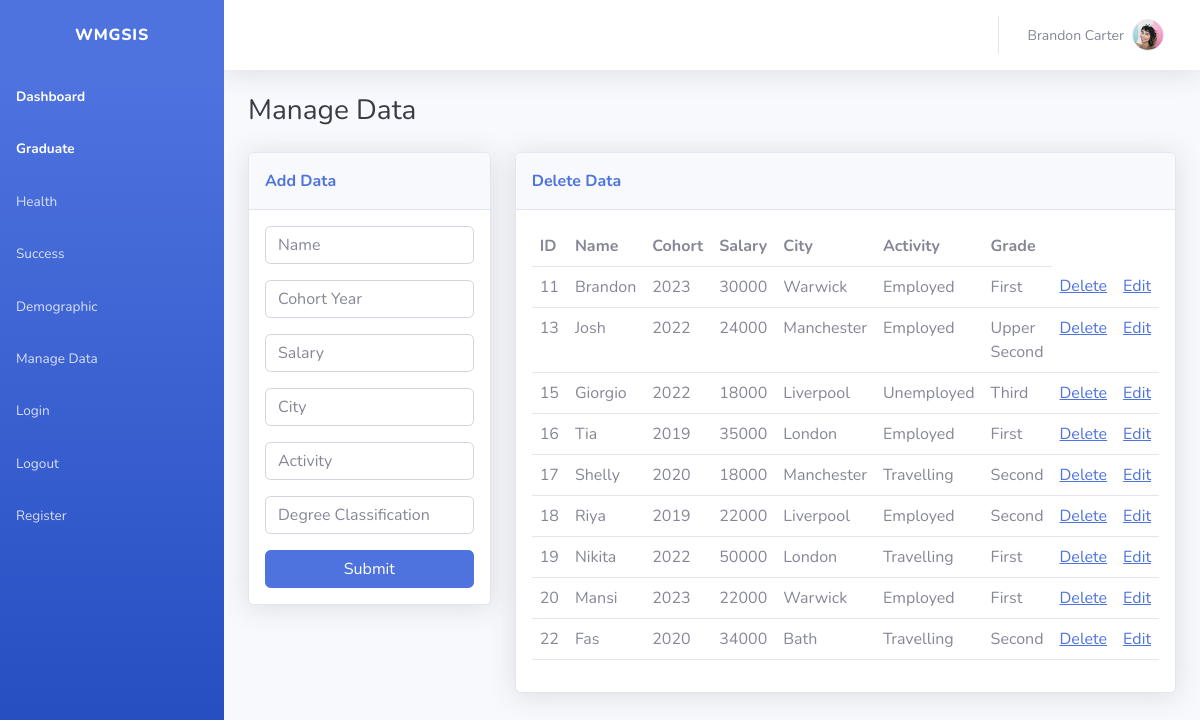
The app's page /manage/, older data.
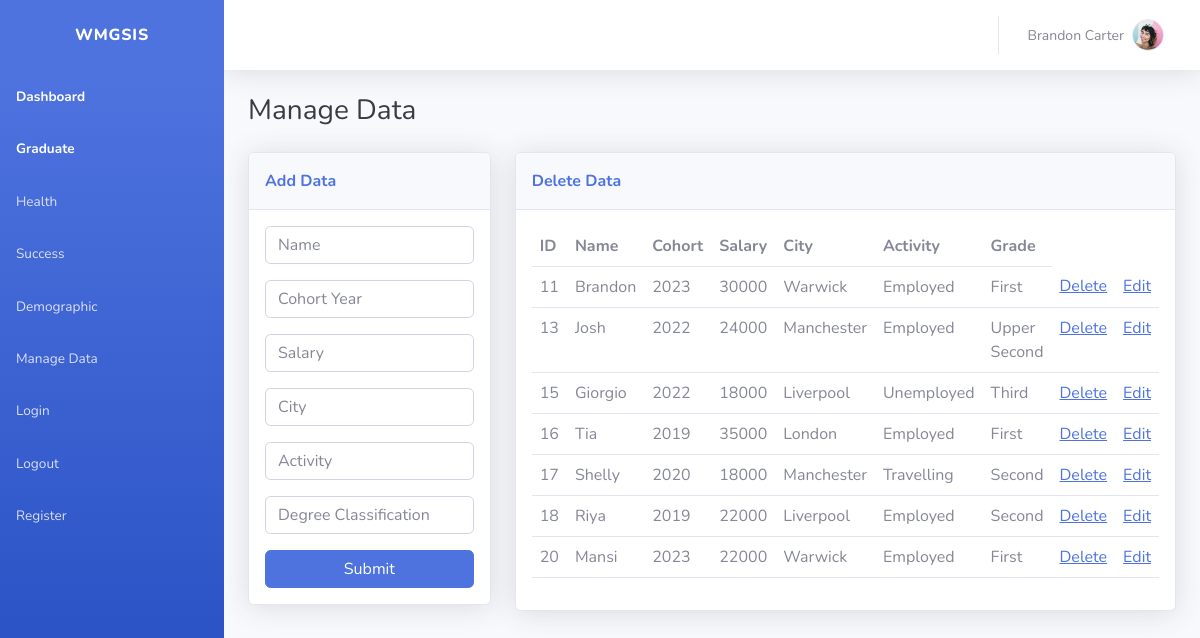
The same page, newer data.
### wmgsis/models.py (models this page shows)
class Graduate(models.Model):
    graduate_name = models.CharField(max_length=20)
    cohort = models.CharField(max_length=20)
    salary = models.IntegerField()
    city = models.CharField(max_length=20)
    activity = models.CharField(max_length=20)
    degree_classifcation = models.CharField(max_length=20)

### wmgsis/views.py (the view)
# urls.py: path("manage/", views.manage, name="manage"),
def manage(request):
    graduate_list = Graduate.objects.all()
    submitted = False
    if request.method == "POST":
        form = GraduateForm(request.POST)
        print(request)
        if form.is_valid():
            form.save()
            return HttpResponseRedirect('/manage?submitted=True')
    else:
        form = GraduateForm
        if 'submmitted' in request.GET:
            submitted = True
    context = { "form":form, 'submitted':submitted, "graduate_list": graduate_list}
    return render(request, "manage.html", context)

### templates/manage.html (shortened to what the changed rows need)
<!DOCTYPE html>
<html lang="en">
<head>
    <link rel="stylesheet" href="../static/bootstrap.min.css">
    <link rel="stylesheet" href="../static/fonts/fontawesome-all.min.css">
</head>
<body id="page-top">
    <div id="wrapper">
        <div class="d-flex flex-column" id="content-wrapper">
            <div id="content">
                <div class="container-fluid">
                    <div class="row mb-3">
                        <div class="col-lg-12">
                            <div class="row">
                                <div class="col">
                                    <div class="card shadow mb-3">
                                        <div class="card-body">
                                            <table class="table">
                                                <tr>
                                                    <th> ID </th>
                                                    <th> Name </th>
                                                    <th> Cohort </th>
                                                    <th> Salary </th>
                                                    <th> City </th>
                                                    <th> Activity </th>
                                                    <th> Grade </th>
                                                </tr>
                                                {% for graduate in graduate_list %}
                                                <tr>
                                                    <td>{{ graduate.id }} </td>
                                                    <td>{{ graduate.graduate_name }} </td>
                                                    <td>{{ graduate.cohort }} </td>
                                                    <td>{{ graduate.salary }} </td>
                                                    <td>{{ graduate.city }} </td>
                                                    <td>{{ graduate.activity }} </td>
                                                    <td>{{ graduate.degree_classifcation }} </td>
                                                    <td><a href=" {% url 'delete_graduate' graduate.id %}">Delete</a></td>
                                                    <td><a href=" {% url 'manage' %}">Edit</a></td>
                                                </tr>
                                                {% endfor %}
                                        </div>
                                    </div>
                                </div>
                            </div>
                        </div>
                    </div>
                </div>
            </div>
        </div>
    </div>
</body>
</html>

Row changes from the older to the newer data that the page shows:
removed Graduate: id "19", graduate_name "Nikita", cohort "2022", salary "50000", city "London", activity "Travelling", degree_classifcation "First"
removed Graduate: id "22", graduate_name "Fas", cohort "2020", salary "34000", city "Bath", activity "Travelling", degree_classifcation "Second"
